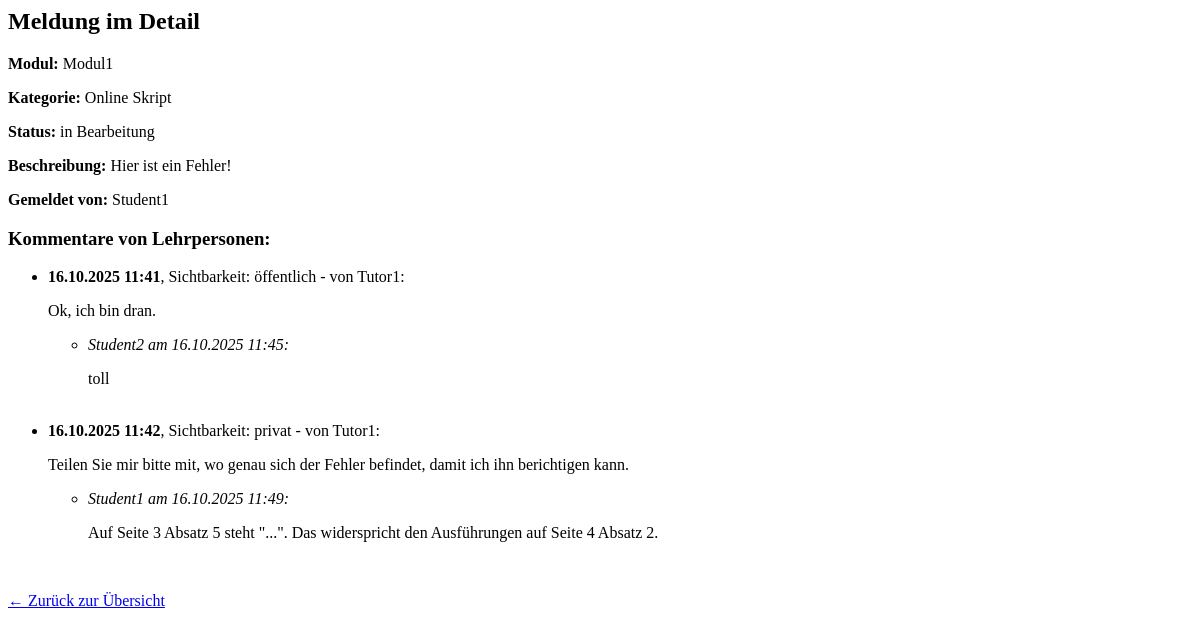
The page /meldung/1 (signed in) on the database as committed earlier.
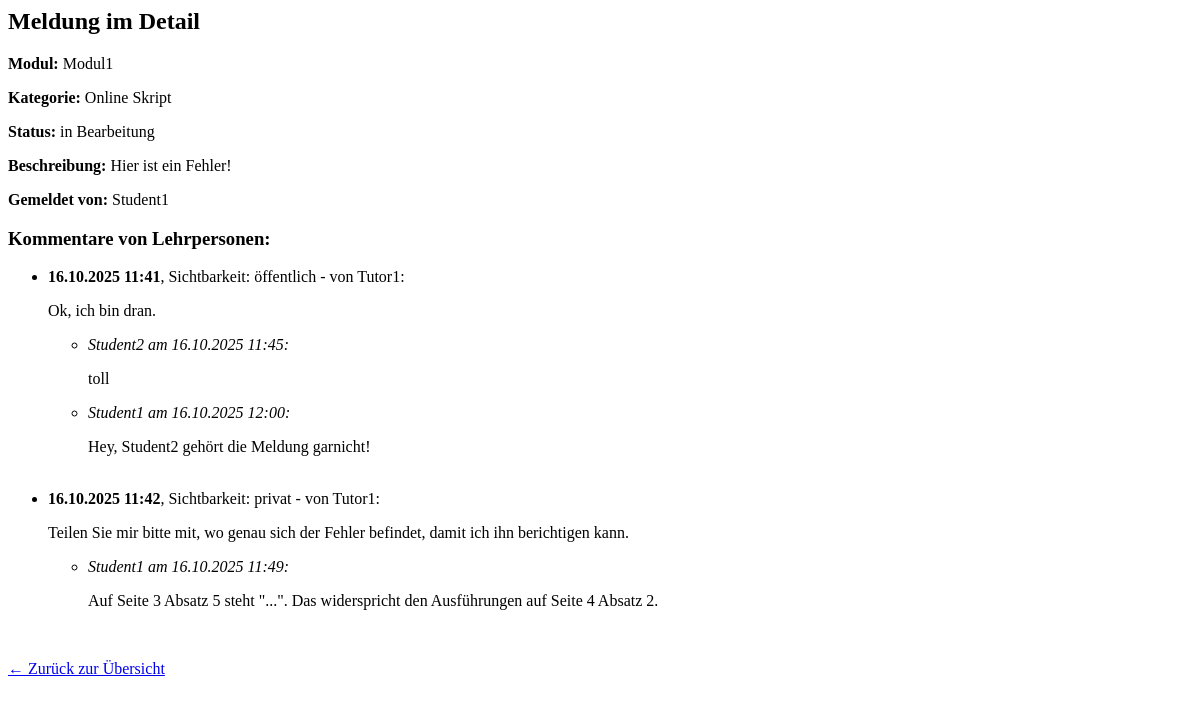
The same page on the database as committed later.
### models/modul.py (models this page shows, shortened)
class Modul(db.Model):
    __tablename__ = "modul"
    id = db.Column(db.Integer, primary_key=True)
    titel = db.Column(db.String(200), nullable=False)
    meldungen = db.relationship(
        "Meldung",
        back_populates="modul",
        cascade="all, delete-orphan"
        )
    lehrende = db.relationship(
        "Lehrende",
        secondary=modul_lehrende,
        back_populates="module"
        )

### models/meldung.py (models this page shows, shortened)
class Meldung(db.Model):
    __tablename__ = "meldung"
    id = db.Column(db.Integer, primary_key=True)
    beschreibung = db.Column(db.String(500), nullable=False)
    kategorie = db.Column(db.Enum(Kategorie), nullable=False)
    status = db.Column(db.Enum(Status), default=Status.OFFEN, nullable=False)
    zeitstempel = db.Column(db.DateTime, default=datetime.now, nullable=False)
    ersteller_id = db.Column(
        db.Integer,
        db.ForeignKey("studierende.id", ondelete="CASCADE"),
        nullable=False
        )
    ersteller = db.relationship("Studierende", back_populates="meldungen")
    modul_id = db.Column(
        db.Integer,
        db.ForeignKey("modul.id", ondelete="CASCADE"),
        nullable=False)
    modul = db.relationship("Modul", back_populates="meldungen")
    kommentare = db.relationship(
        "Kommentar",
        back_populates="meldung",
        cascade="all, delete-orphan"
        )
    '''
    @property
    def meldungs_id(self) -> int:
        return self.__meldungs_id

    @property
    def beschreibung(self) -> str:
        return self.__beschreibung

    @property
    def kategorie(self) -> Kategorie:
        return self.__kategorie

    @property
    def status(self) -> Status:
        return self.__status

    @property
    def zeitstempel(self) -> datetime:
        return self.__zeitstempel

    @property
    def ersteller(self) -> Studierende:
        return self.__ersteller

    @property
    def modul(self) -> Modul:
        return self.__modul

    @property
    def kommentare(self) -> list[Kommentar]:
        return self.__kommentare

    # Setter Methoden
    @meldungs_id.setter
    def meldungs_id(self, value:int):
        self.__meldungs_id = value

    @beschreibung.setter
    def beschreibung(self, value:str):
        self.__beschreibung = value

    @kategorie.setter
    def kategorie(self, value:Kategorie):
        self.__kategorie = value

    @status.setter
    def status(self, value:Status):
        self.__status = value

    @kommentare.setter
    def kommentare(self, value:str):
        self.__kommentare.append(value)

    # Setter deaktiviert: unveränderlich nach Erstellung

    #@zeitstempel.setter
    #def zeitstempel(self, value):
    #    self.__zeitstempel = value

    #@ersteller.setter
    #def ersteller(self, value):
    #    self.__ersteller = value

    #@modul.setter
    #def modul(self, value):
    #    self.__modul = value
    '''

### models/benutzer.py (models this page shows, shortened)
class Benutzer(db.Model, UserMixin ):#, ABC):
    __tablename__ = "benutzer"
    id = db.Column(db.Integer, primary_key=True)
    name = db.Column(db.String(100), nullable=False)
    email = db.Column(db.String(120), unique=True, nullable=False)
    passwort_hash = db.Column(db.String(200), nullable=False)
    type = db.Column(db.String(50))
    __mapper_args__ = {
        "polymorphic_on": type,
        "polymorphic_identity": "benutzer"
    }

### models/kommentar.py (models this page shows, shortened)
class Kommentar(db.Model):
    __tablename__ = "kommentar"
    id = db.Column(db.Integer, primary_key=True)
    text = db.Column(db.String(500), nullable=False)
    zeitstempel = db.Column(db.DateTime, default=datetime.now, nullable=False)
    sichtbarkeit = db.Column(db.Enum(Sichtbarkeit), nullable=False)
    lehrende_id = db.Column(
        db.Integer,
        db.ForeignKey("lehrende.id", ondelete="CASCADE"),
        nullable=True # -> optional: Studierende dürfen Kommenare ohne speichern
        )
    lehrende = db.relationship("Lehrende", back_populates="kommentare")
    meldung_id = db.Column(
        db.Integer,
        db.ForeignKey("meldung.id", ondelete="CASCADE"),
        nullable=False
        )
    meldung = db.relationship("Meldung", back_populates="kommentare")
    antwort_auf_id = db.Column(
        db.Integer,
        db.ForeignKey("kommentar.id"),
        nullable=True
        )
    antwort_auf = db.relationship(
        "Kommentar",
        remote_side="Kommentar.id",
        backref="antworten"
        )
    verfasser = db.Column(db.String(100), nullable=False)  # z. B. Name oder E-Mail

### controller.py (the view)
@app.route("/meldung/<int:meldungs_id>")
@login_required
def meldung_anzeigen(meldungs_id):
    meldung = next((m for m in db.session.query(Meldung).all() if m.id == meldungs_id), None)
    if not meldung:
        pass
    return render_template("meldung_detail.html",
                           meldung=meldung,
                           user=current_user,
                           status_enum = Status,
                           sichtbarkeit_enum = Sichtbarkeit)

### controller.py (called while the page is built)
@login_manager.user_loader
def load_user(user_id):
    return Benutzer.query.get(int(user_id)) # SQLAlchemy lädt richtige Subklasse (Vererbung)

### models/admin.py (called while the page is built)
    def get_sichtbare_kommentare(self, meldung:"Meldung") -> list["Kommentar"]:
        return meldung.kommentare

### templates/meldung_detail.html (shortened to what this page needs)
<h2>Meldung im Detail</h2>
<p><strong>Modul:</strong> {{ meldung.modul.titel }}</p>
<p><strong>Kategorie:</strong> {{ meldung.kategorie.value }}</p>
{% if user.__class__.__name__ == "Lehrende" %}
<form method="post" action="{{ url_for('status_aendern', meldungs_id=meldung.id) }}">
    <label for="status"><strong>Status ändern:</strong></label>
    <select name="status" id="status">
        {% for s in status_enum %}
            <option value="{{ s.name }}" {% if meldung.status.name == s.name %}selected{% endif %}>
                {{ s.value }}
            </option>
        {% endfor %}
    </select><br><br>
    <label for="kommentar"><strong>Kommentar zur Änderung:</strong></label><br>
    <label for="sichtbarkeit">Sichtbarkeit:</label>
    <select name="sichtbarkeit" id="sichtbarkeit">
        {% for s in sichtbarkeit_enum %}
            <option value="{{ s.name }}" {% if ausgewaehlte_sichtbarkeit == s.name or (not ausgewaehlte_sichtbarkeit and s.name == 'PRIVAT') %}selected{% endif %}>
                {{s.value }}
            </option>
        {% endfor %}
    </select><br>
    <textarea name="kommentar" id="kommentar" rows="3" cols="40">{{ eingegebener_kommentar }}</textarea><br>
    {% if fehlermeldung %}
        <p style="color: red;"><strong>{{ fehlermeldung }}</strong></p>
    {% endif %}
    <button type="submit">Speichern</button>
</form>
{% with messages = get_flashed_messages() %}
  {% if messages %}
    <div style="background-color: #fff8dc; border: 1px solid #daa520; padding: 0.5em; border-radius: 4px;">
        {% for msg in messages %}
            <strong>{{ msg }}</strong>
        {% endfor %}
    </div>
  {% endif %}
{% endwith %}
{% else %}
    <p><strong>Status:</strong> {{ meldung.status.value }}</p>
{% endif %}
<p><strong>Beschreibung:</strong> {{ meldung.beschreibung }}</p>
<p><strong>Gemeldet von:</strong> {{ meldung.ersteller.name }}</p>
<h3>Kommentare von Lehrpersonen:</h3>
{% if user.get_sichtbare_kommentare(meldung) %}
    <ul>
        {% for kommentar in  user.get_sichtbare_kommentare(meldung) %}
            {% if kommentar.lehrende != None %}
                <li>
                    <strong>{{ kommentar.zeitstempel.strftime('%d.%m.%Y %H:%M') }}</strong>,
                    Sichtbarkeit: {{kommentar.sichtbarkeit.value}} - von {{kommentar.lehrende.name}}:
                    <p>{{kommentar.text}}</p>
                    {% if kommentar.antworten %}
                        <ul>
                            {% for antwort in kommentar.antworten %}
                                <li>
                                    <em>{{ antwort.verfasser }} am {{ antwort.zeitstempel.strftime('%d.%m.%Y %H:%M') }}:</em>
                                    <p>{{ antwort.text }}</p>
                                </li>
                            {% endfor %}
                        </ul>
                    {% endif %}
                    <br>
                </li>
            {% endif %}
        {% endfor %}
    </ul>
{% else %}
    <p><em>Keine Kommentare vorhanden / sichtbar.</em></p>
{% endif %}
<a href="{{ url_for('uebersicht') }}">← Zurück zur Übersicht</a>

Rows that differ between the two databases and show on the page:
added Kommentar: verfasser "Student1", zeitstempel "16.10.2025 12:00", text "Hey, Student2 gehört die Meldung garnicht!", shown under "16.10.2025 11:41"
